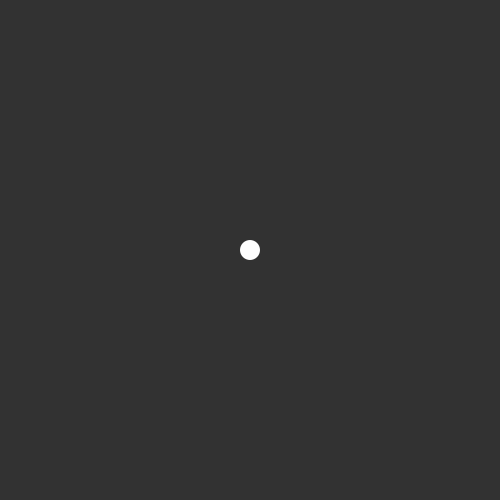
Frame 1 (no input)
Frame 60 (the mouse pressed at the canvas centre just before this capture): identical to frame 1, image omitted
Frame 120 (the mouse held since frame 60 and released just before this capture): identical to frame 1, image omitted

The Processing sketch that drew this single still picture (run headless with seeded random() and noise(); from frame 60 on, the mouse is pressed at the canvas centre):

// Processing sketch: processing_42470
// ── processing_42470.pde

Bot bot;

void setup() {

  smooth();
  noStroke();
  size(500, 500);
  
  bot = new Bot(width/2,height/2,2);
}

void draw() {
  background(50);
  bot.update();
}


class Bot {
  int x=0;
  int y=0;
  int m=0;

  public Bot(int x, int y, int m) {
    this.x=x;
    this.y=y;
    this.m=m;
  }
  
  public void update() {
    if (keyPressed) {
      if (keyCode == 38) {
        y-=m;
      }
      if (keyCode == 37) {
        x-=m;
      }
      if (keyCode == 39) {
        x+=m;
      }
      if (keyCode == 40) {
        y+=m;
      }
    }

    ellipse(x, y, 20, 20);
  }
}
